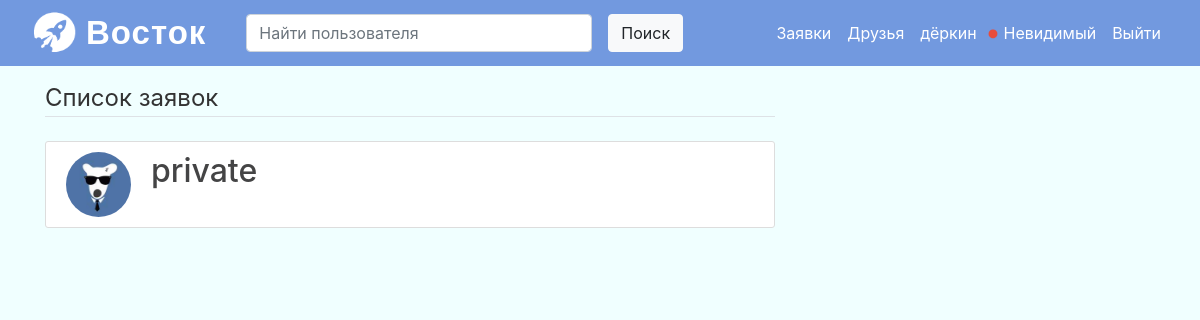
The page /requests/19 (signed in) on the database its author committed.
### mes/models.py (models this page shows, shortened)
class User(db.Model, UserMixin):
    id = db.Column(db.Integer, primary_key=True)
    username = db.Column(db.String(20), unique=True, nullable=False)
    status = db.Column(db.String(120))
    image_file = db.Column(db.String(20), nullable=False, default='default.jpg')
    password = db.Column(db.String(60), nullable=False)
    online = db.Column(db.Boolean, default=0)
    admin = db.Column(db.Boolean, default=0)
    banned = db.Column(db.String(40), default=None)
    followed = db.relationship('User',
                               secondary=followers,
                               primaryjoin=(followers.c.follower_id == id),
                               secondaryjoin=(followers.c.followed_id == id),
                               backref=db.backref('followers', lazy='dynamic'),
                               lazy='dynamic')
    requested_by = db.relationship('User',
                                   secondary=requests,
                                   primaryjoin=(requests.c.follower_id == id),
                                   secondaryjoin=(requests.c.followed_id == id),
                                   backref=db.backref('requests', lazy='dynamic'),
                                   lazy='dynamic')

### mes/routes.py (the view)
@app.route("/requests/<int:user_id>")
@login_required
def user_requests(user_id):
    users_requesting = User.query.join(requests, (requests.c.follower_id == User.id)).filter(
        requests.c.followed_id == user_id).all()
    return render_template('requests2.html', title='Подписчики', users_requesting=users_requesting)

### mes/models.py (called while the page is built)
@loginManager.user_loader
def load_user(user_id):
    return User.query.get(int(user_id))

### mes/templates/requests2.html (shortened to what this page needs)
{% extends "layout.html" %}
{% block content %}
    {% if users_requesting == [] %} <h4><a class="article-title" >Заявок в друзья не найдено</a></h4>
    {% else %}<legend class="border-bottom mb-4"> Список заявок</legend>    {% endif %}
{% for user in users_requesting %}
        <article class="media content-section" id="requestwaiting {{ user.id }}">
             <img class="rounded-circle article-img" src="{{ url_for('static', filename='profile_pics/' + user.image_file) }}">
          <div class="media-body">
<h2><a href="{{ url_for('user_account' , username= user.username) }}" style="text-decoration: none; color: #444445" class="article-title" >{{ user.username }}</a></h2>
          </div>
        </article>
{% endfor %}
{% endblock content %}

### mes/templates/layout.html (shortened to what this page needs)
<!DOCTYPE html>
<html>
<head>
    <link rel="stylesheet" href="https://maxcdn.bootstrapcdn.com/bootstrap/4.0.0/css/bootstrap.min.css">
    <link rel="stylesheet" type="text/css" href="../static/main.css">
</head>
<body style="background-color: #f0ffff">
    <header class="site-header">
      <nav class="navbar navbar-expand-md navbar-dark bg-steel fixed-top" style="background-color: #7299df;" >
        <div class="container-fluid" style="background-color:  #7299df;">
        <a href="/">
            <img id="myImage" src="../static/site_pics/rocket2.png" alt="Rocket"></a>
        {% if current_user.admin == True %}
          <a class="navbar-brand " style="font-family: Futura, Trebuchet MS, Arial, sans-serif; font-size: 33px; font-style: normal; font-variant: normal; font-weight: 700; line-height: 16.4px;  letter-spacing: 1px; color: white ;" href="/">Восток<sub style="font-size: 10px">admin</sub></a>
        {% else %}
            <a class="navbar-brand " style="font-family: Futura, Trebuchet MS, Arial, sans-serif; font-size: 33px; font-style: normal; font-variant: normal; font-weight: 700; line-height: 16.4px;  letter-spacing: 1px; color: white ;" href="/">Восток</a>
        {% endif %}
          <div class="collapse navbar-collapse" id="navbarToggle">
            <div class="navbar-nav mr-auto">
              <form class="form-inline" action=" {{ url_for('search' , username=search) }}">
                  <input class="form-control ml-sm-4 mr-sm-3 md-sm-4" size="27" name="search" type="search" placeholder="Найти пользователя" aria-label="Search">
                  <button class="btn btn-light" type="submit">Поиск</button>
              </form>
            </div>
            <div class="navbar-nav">
              {% if current_user.is_authenticated %}
                <a class="nav-item nav-link" style="color: white ;"href="{{ url_for('handle_request') }}">Заявки</a>
                <a class="nav-item nav-link" style="color: white ;"href="{{ url_for('friend_list') }}">Друзья</a>
                <a class="nav-item nav-link" style="color: white ;"href="{{ url_for('account' , username=current_user.username) }}">{{ current_user.username }}</a>
                   {% if current_user.online == False %}
                <img id="status" style="margin-top: 16px; margin-right: -2px; margin-left: 3px;" src="../static/site_pics/offline.png" alt="Offline" width="10" height="10">
                <a class="nav-item nav-link" style="color: white ;"href="{{ url_for('change_status')}}">Невидимый</a>
                                             {% endif %}
                <a class="nav-item nav-link" style="color: white ;"href="{{ url_for('logout') }}">Выйти</a>
              {% else %}
               <a class="nav-item nav-link" style="color: white ;"href="{{ url_for('login') }}">Вход</a>
               <a class="nav-item nav-link" style="color: white ;" href="{{ url_for('register') }}">Регистрация</a>
              {% endif %}
            </div>
          </div>
        </div>
      </nav>
    </header>
     <main role="main" class="container" style="background-color: #f0ffff">
      <div class="row" style="">
        <div class="col-md-8" style="">
                       {% block content %}{% endblock %}
        </div>
      </div>
    </main>
</body>
</html>

### mes/static/main.css (style rules this page uses)
button { background: #FFFFFF; }
body { background: #fafafa; color: #333333; margin-top: 5rem; }
h1, h2, h3, h4, h5, h6 { color: #444444; }
.bg-steel { background-color: #5f788a; }
.site-header .navbar-nav .nav-link { color: #cbd5db; }
.content-section { background: #ffffff; padding: 10px 20px; border: 1px solid #dddddd; border-radius: 3px; margin-bottom: 20px; }
.article-title { color: #444444; }
.article-img { height: 65px; width: 65px; margin-right: 16px; }
.container img { margin-right: 20px; }

### mes/templates/layout.html (style rules this page uses)
#myImage { margin-right: 5px; width: 50px; height: 50px; }

### rows shown on the page
User: username "дёркин"
User: image_file (picture), username "private"
